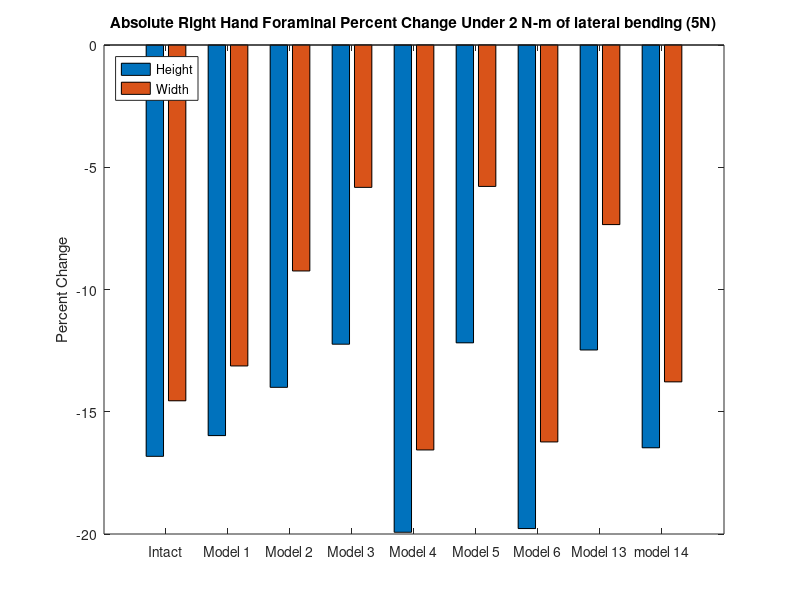
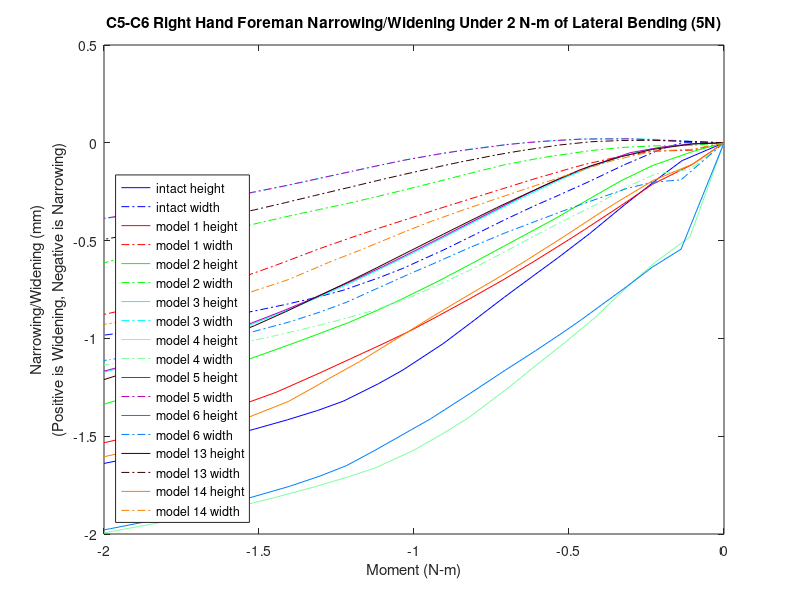

Source code (MATLAB) for these figures, in order:
%% foreman height and witdth narrowing/widening 
% for all models for the c5-c6 right hand side foreman under lateral bending (5n)
% 40182, 62515, 45870, 65935
k=21;

%pre-allocating
mag15y=[0 0 0 0 0 0 0 0 0 0 0 0 0 0 0 0 0 0 0 0 0];
mag15x=[0 0 0 0 0 0 0 0 0 0 0 0 0 0 0 0 0 0 0 0 0];
width15=[0 0 0 0 0 0 0 0 0 0 0 0 0 0 0 0 0 0 0 0 0];
height15=[0 0 0 0 0 0 0 0 0 0 0 0 0 0 0 0 0 0 0 0 0];

mag14y=[0 0 0 0 0 0 0 0 0 0 0 0 0 0 0 0 0 0 0 0 0];
mag14x=[0 0 0 0 0 0 0 0 0 0 0 0 0 0 0 0 0 0 0 0 0];
width14=[0 0 0 0 0 0 0 0 0 0 0 0 0 0 0 0 0 0 0 0 0];
height14=[0 0 0 0 0 0 0 0 0 0 0 0 0 0 0 0 0 0 0 0 0];

mag13y=[0 0 0 0 0 0 0 0 0 0 0 0 0 0 0 0 0 0 0 0 0];
mag13x=[0 0 0 0 0 0 0 0 0 0 0 0 0 0 0 0 0 0 0 0 0];
width13=[0 0 0 0 0 0 0 0 0 0 0 0 0 0 0 0 0 0 0 0 0];
height13=[0 0 0 0 0 0 0 0 0 0 0 0 0 0 0 0 0 0 0 0 0];

mag6y=[0 0 0 0 0 0 0 0 0 0 0 0 0 0 0 0 0 0 0 0 0];
mag6x=[0 0 0 0 0 0 0 0 0 0 0 0 0 0 0 0 0 0 0 0 0];
width6=[0 0 0 0 0 0 0 0 0 0 0 0 0 0 0 0 0 0 0 0 0];
height6=[0 0 0 0 0 0 0 0 0 0 0 0 0 0 0 0 0 0 0 0 0];

mag5y=[0 0 0 0 0 0 0 0 0 0 0 0 0 0 0 0 0 0 0 0 0];
mag5x=[0 0 0 0 0 0 0 0 0 0 0 0 0 0 0 0 0 0 0 0 0];
width5=[0 0 0 0 0 0 0 0 0 0 0 0 0 0 0 0 0 0 0 0 0];
height5=[0 0 0 0 0 0 0 0 0 0 0 0 0 0 0 0 0 0 0 0 0];

mag4y=[0 0 0 0 0 0 0 0 0 0 0 0 0 0 0 0 0 0 0 0 0];
mag4x=[0 0 0 0 0 0 0 0 0 0 0 0 0 0 0 0 0 0 0 0 0];
width4=[0 0 0 0 0 0 0 0 0 0 0 0 0 0 0 0 0 0 0 0 0];
height4=[0 0 0 0 0 0 0 0 0 0 0 0 0 0 0 0 0 0 0 0 0];

mag3y=[0 0 0 0 0 0 0 0 0 0 0 0 0 0 0 0 0 0 0 0 0];
mag3x=[0 0 0 0 0 0 0 0 0 0 0 0 0 0 0 0 0 0 0 0 0];
width3=[0 0 0 0 0 0 0 0 0 0 0 0 0 0 0 0 0 0 0 0 0];
height3=[0 0 0 0 0 0 0 0 0 0 0 0 0 0 0 0 0 0 0 0 0];


mag2y=[0 0 0 0 0 0 0 0 0 0 0 0 0 0 0 0 0 0 0 0 0];
mag2x=[0 0 0 0 0 0 0 0 0 0 0 0 0 0 0 0 0 0 0 0 0];
width2=[0 0 0 0 0 0 0 0 0 0 0 0 0 0 0 0 0 0 0 0 0];
height2=[0 0 0 0 0 0 0 0 0 0 0 0 0 0 0 0 0 0 0 0 0];

mag1y=[0 0 0 0 0 0 0 0 0 0 0 0 0 0 0 0 0 0 0 0 0];
mag1x=[0 0 0 0 0 0 0 0 0 0 0 0 0 0 0 0 0 0 0 0 0];
width1=[0 0 0 0 0 0 0 0 0 0 0 0 0 0 0 0 0 0 0 0 0];
height1=[0 0 0 0 0 0 0 0 0 0 0 0 0 0 0 0 0 0 0 0 0];
%% model15_intact_TLC_5N
t15=[2 2.0675 2.10125 2.16062 2.21688 2.26697 2.30924 2.35429 2.40779 2.45293 2.51808 2.55698 2.61406 2.65527 2.70375 2.75725 2.8064 2.86587 2.90654 2.96524 3];
% 40182U
aa1=-13.5191+[0.0410311 0.0149293 -0.0590889 -0.190319 -0.33837 -0.495082 -0.636979 -0.785016 -0.936454 -1.0526 -1.19875 -1.271 -1.36438 -1.4304 -1.50111 -1.57195 -1.63258 -1.70013 -1.744 -1.80461 -1.83815];
aa2=447.04+[0.066796 -0.175259 -0.12995 0.0517737 0.325166 0.637804 0.945725 1.30397 1.72407 2.05297 2.44363 2.63068 2.86427 3.00941 3.15692 3.30187 3.42949 3.57731 3.67534 3.8128 3.89194];
aa3=-720.839+[-0.475935 -0.602701 -0.724801 -0.949375 -1.18897 -1.41921 -1.6258 -1.85402 -2.12313 -2.34163 -2.6116 -2.74504 -2.91827 -3.02401 -3.13251 -3.24127 -3.33597 -3.44418 -3.5141 -3.61109 -3.66691];
% 62515L
ab1=-13.5397+[0.000417619 0.00426306 -0.0236174 -0.0789256 -0.149038 -0.227953 -0.299786 -0.371614 -0.442917 -0.498437 -0.568002 -0.602245 -0.645221 -0.674607 -0.706164 -0.737928 -0.765787 -0.797353 -0.818065 -0.847308 -0.863908];
ab2=448.593+[-0.00992337 -0.156192 -0.145972 -0.09047 0.0162806 0.163129 0.319027 0.501713 0.707243 0.862809 1.03887 1.11984 1.2195 1.29006 1.363 1.43413 1.49723 1.57112 1.62163 1.69361 1.73478];
ab3=-730.72+[-0.225741 -0.245294 -0.292596 -0.387394 -0.501579 -0.628819 -0.751355 -0.887049 -1.03755 -1.15361 -1.28907 -1.35173 -1.43026 -1.48421 -1.53962 -1.59406 -1.64169 -1.69582 -1.73172 -1.78236 -1.81115];
% 45870
ac1=-9.75965+[0.0324269 0.0176605 -0.046422 -0.163566 -0.296063 -0.438094 -0.567905 -0.704318 -0.844993 -0.953375 -1.09024 -1.15817 -1.24633 -1.30881 -1.37583 -1.44313 -1.50097 -1.56563 -1.60781 -1.66634 -1.69893];
ac2=445.175+[0.0393531 -0.197612 -0.175145 -0.044194 0.172409 0.429709 0.687242 0.988596 1.3413 1.61768 1.94611 2.10297 2.29822 2.42064 2.54527 2.66753 2.77542 2.90068 2.98405 3.10124 3.16863];
ac3=-723.489+[-0.468554 -0.582765 -0.674057 -0.839922 -1.01115 -1.17225 -1.315 -1.47102 -1.65482 -1.80411 -1.98729 -2.07697 -2.1931 -2.26303 -2.33425 -2.40534 -2.46702 -2.53712 -2.58209 -2.64438 -2.68024];
% 65935R
ad1=-14.8651+[0.0345664 0.0207858 -0.0264047 -0.113398 -0.218638 -0.334256 -0.439919 -0.548582 -0.659858 -0.745965 -0.852008 -0.903828 -0.969416 -1.01426 -1.06217 -1.11047 -1.15283 -1.20093 -1.2325 -1.27677 -1.3018];
ad2=449.401+[0.00216238 -0.200164 -0.196305 -0.138278 -0.011558 0.168336 0.361216 0.58792 0.842439 1.03525 1.25425 1.35519 1.4792 1.56737 1.6585 1.74726 1.82626 1.91904 1.98273 2.07381 2.12591];
ad3=-725.184+[-0.219724 -0.235453 -0.286557 -0.389553 -0.515446 -0.657043 -0.794238 -0.947075 -1.11715 -1.24871 -1.40303 -1.47488 -1.56522 -1.62754 -1.69186 -1.75528 -1.81097 -1.87459 -1.91696 -1.97684 -2.01093];

ya1=aa1-ab1;
ya2=aa2-ab2;
ya3=aa3-ab3;
xa1=ad1-ac1;
xa2=ad2-ac2;
xa3=ad3-ac3;
x15=[xa1',xa2',xa3'];
y15=[ya1',ya2',ya3'];

for n=1:k
    mag15x(n)=sqrt(x15(n,1)^2+x15(n,2)^2+x15(n,3)^2);
end
for n=1:k
    mag15y(n)=sqrt(y15(n,1)^2+y15(n,2)^2+y15(n,3)^2);
end
for n=1:k
    width15(n)=mag15x(1,1)-mag15x(1,n);
end
for n=1:k
    height15(n)=mag15y(1,1)-mag15y(1,n);
end

%% model1_slideslide_tether/S2_5N
t1=[2 2.05126 2.11533 2.16533 2.2247 2.25107 2.30644 2.35622 2.40972 2.46023 2.50711 2.55164 2.60232 2.65142 2.72191 2.77012 2.80437 2.86374 2.90593 2.9903 3];
% 40182U
ae1=-13.5191+[-0.256354 -0.180924 -0.0688512 -0.0338226 -0.0488022 -0.0748369 -0.157144 -0.254174 -0.377215 -0.503542 -0.62652 -0.749163 -0.887772 -1.01482 -1.18946 -1.29909 -1.36835 -1.47501 -1.53953 -1.65436 -1.66672];
ae2=447.04+[0.598699 0.358911 0.291743 0.323984 0.393536 0.436998 0.557746 0.691306 0.864947 1.06354 1.26803 1.47571 1.73282 1.99679 2.35156 2.57271 2.72037 2.96166 3.11895 3.40816 3.44016];
ae3=-720.839+[-0.786172 -0.957225 -1.03027 -1.14466 -1.30627 -1.38572 -1.56505 -1.73377 -1.92149 -2.10525 -2.27907 -2.44317 -2.62952 -2.8085 -3.03939 -3.17407 -3.26124 -3.40112 -3.49035 -3.64991 -3.6674];
% 62515L
af1=-13.5397+[-0.143816 -0.121162 -0.0649608 -0.0373694 -0.0268979 -0.0324869 -0.062479 -0.104936 -0.164395 -0.229437 -0.291767 -0.35149 -0.415998 -0.47294 -0.551 -0.597813 -0.62697 -0.671265 -0.69835 -0.748564 -0.754054];
af2=448.593+[0.352057 0.164212 0.0679688 0.039521 0.0286173 0.033525 0.0660947 0.111931 0.182549 0.271681 0.367342 0.473353 0.608199 0.74685 0.923435 1.03492 1.10897 1.22866 1.30636 1.45307 1.4694];
af3=-730.72+[-0.413777 -0.466036 -0.441018 -0.455376 -0.502868 -0.533262 -0.612941 -0.695961 -0.79705 -0.901735 -1.00328 -1.10431 -1.21998 -1.32846 -1.45803 -1.53302 -1.58013 -1.65293 -1.69845 -1.78187 -1.79103 ];
% 45870
ag1=-9.75965+[-0.240195 -0.16847 -0.0514884 -0.00915227 -0.0150424 -0.0371687 -0.110388 -0.198853 -0.312474 -0.429642 -0.543872 -0.65837 -0.788869 -0.909237 -1.07497 -1.17927 -1.24532 -1.34745 -1.40943 -1.52016 -1.53212];
ag2=445.175+[0.513202 0.306489 0.233411 0.242036 0.27566 0.301661 0.384148 0.481755 0.615015 0.773556 0.940086 1.11175 1.32594 1.54694 1.84539 2.03287 2.15838 2.36351 2.49745 2.74483 2.77225];
ag3=-723.489+[-0.700086 -0.901506 -0.962945 -1.04872 -1.16878 -1.22841 -1.36252 -1.48736 -1.62444 -1.75644 -1.87931 -1.99366 -2.12129 -2.24156 -2.39132 -2.47518 -2.52848 -2.61264 -2.6654 -2.75796 -2.76802];
% 65935R
ah1=-14.8651+[-0.164024 -0.126268 -0.0661033 -0.0480853 -0.0607694 -0.0775098 -0.134082 -0.203277 -0.293942 -0.390217 -0.482677 -0.571907 -0.669662 -0.757379 -0.873308 -0.942547 -0.985883 -1.05229 -1.09332 -1.16902 -1.1773];
ah2=449.401+[0.449237 0.193776 0.0685282 0.0251649 -0.00164529 -0.000657342 0.0301898 0.0791987 0.159851 0.265539 0.380479 0.509374 0.674562 0.84596 1.06686 1.20758 1.30149 1.4537 1.5528 1.74085 1.76183];
ah3=-725.184+[-0.434067 -0.472219 -0.441993 -0.456549 -0.507493 -0.540134 -0.626334 -0.716751 -0.827566 -0.943153 -1.05596 -1.16888 -1.29901 -1.42202 -1.57079 -1.65802 -1.71327 -1.7993 -1.85351 -1.9536 -1.96464 ];

xb1=ah1-ag1;
xb2=ah2-ag2;
xb3=ah3-ag3;
yb1=ae1-af1;
yb2=ae2-af2;
yb3=ae3-af3;
y1=[yb1',yb2',yb3'];
x1=[xb1',xb2',xb3'];

for n=1:k
    mag1x(n)=sqrt(x1(n,1)^2+x1(n,2)^2+x1(n,3)^2);
end
for n=1:k
    mag1y(n)=sqrt(y1(n,1)^2+y1(n,2)^2+y1(n,3)^2);
end
for n=1:k
    height1(n)=mag1y(1,1)-mag1y(1,n);
end
for n=1:k
    width1(n)=mag1x(1,1)-mag1x(1,n);
end
%% model2_SlideSlide_NoTether/S2_5N
t2=[2 2.05026 2.11433 2.16433 2.21433 2.27371 2.30007 2.35578 2.40928 2.45979 2.52161 2.5572 2.60603 2.68118 2.71243 2.7511 2.82625 2.8575 2.91199 2.97132 3];
% 40182U
ai1=-13.5191+[-0.218725 -0.190922 -0.099121 -0.0264782 0.0320218 0.0763816 0.0831936 0.0736837 0.0346555 -0.0234 -0.115549 -0.180046 -0.276521 -0.446534 -0.521416 -0.616276 -0.803139 -0.881133 -1.01515 -1.15442 -1.21813];
ai2=447.04+[0.645159 0.55135 0.495211 0.496727 0.526169 0.579646 0.607187 0.676465 0.762686 0.857964 0.987319 1.07056 1.19002 1.39318 1.48462 1.60304 1.85138 1.95964 2.15216 2.35549 2.45342];
ai3=-720.839+[-0.863984 -0.944409 -0.992641 -1.05328 -1.13704 -1.25218 -1.30758 -1.43662 -1.57323 -1.71175 -1.88644 -1.98924 -2.12984 -2.34889 -2.44097 -2.55627 -2.77907 -2.86833 -3.01965 -3.17174 -3.24202 ];
% 62515L
aj1=-13.5397+[-0.131943 -0.1244 -0.0817457 -0.0456904 -0.0125508 0.0207014 0.0308814 0.0427266 0.0389447 0.0213778 -0.0147902 -0.0438345 -0.0889159 -0.175773 -0.214273 -0.263029 -0.35369 -0.390783 -0.454383 -0.518522 -0.547302];
aj2=448.593+[0.342167 0.274205 0.201886 0.161255 0.132288 0.109219 0.103629 0.101611 0.112979 0.136735 0.17927 0.212115 0.265172 0.365632 0.412692 0.474025 0.607067 0.670585 0.779413 0.886019 0.93634];
aj3=-730.72+[-0.44604 -0.478192 -0.457465 -0.447071 -0.447151 -0.462173 -0.476239 -0.517767 -0.570563 -0.631314 -0.716767 -0.771357 -0.85013 -0.984173 -1.0418 -1.11442 -1.25483 -1.3146 -1.41273 -1.50367 -1.5441];
% 45870
ak1=-9.75965+[-0.206648 -0.178795 -0.0828939 -0.00542291 0.0590776 0.110521 0.12039 0.117947 0.0850346 0.0327751 -0.0522021 -0.112197 -0.202328 -0.361122 -0.431344 -0.520313 -0.69669 -0.770814 -0.898587 -1.03164 -1.09267 ];
ak2=445.175+[0.556323 0.479821 0.427124 0.4199 0.432815 0.460678 0.47547 0.515104 0.569556 0.63378 0.725183 0.786821 0.877334 1.03781 1.11127 1.20736 1.41086 1.50043 1.66031 1.82952 1.9113];
ak3=-723.489+[-0.781326 -0.874953 -0.919833 -0.966776 -1.02894 -1.11337 -1.15395 -1.24802 -1.34858 -1.45117 -1.58047 -1.65606 -1.7589 -1.91711 -1.98293 -2.06479 -2.22065 -2.28202 -2.38426 -2.48385 -2.52907];
% 65935R
al1=-14.8651+[-0.143446 -0.131109 -0.0805892 -0.0430039 -0.0127827 0.0105278 0.0131874 0.00509874 -0.0184628 -0.056849 -0.121195 -0.167612 -0.237194 -0.365576 -0.421822 -0.492904 -0.626136 -0.681062 -0.774169 -0.866663 -0.908197];
al2=449.401+[0.432765 0.338279 0.24581 0.192991 0.153365 0.11775 0.106449 0.0936866 0.0994153 0.121289 0.165058 0.201134 0.261112 0.378044 0.433383 0.506074 0.665468 0.742618 0.875861 1.00749 1.07 ];
al3=-725.184+[-0.463213 -0.490096 -0.464439 -0.451874 -0.451096 -0.466702 -0.481771 -0.52667 -0.58366 -0.649489 -0.742494 -0.802182 -0.888591 -1.03658 -1.10048 -1.18125 -1.33833 -1.40563 -1.51679 -1.62083 -1.66741];

xc1=al1-ak1;
xc2=al2-ak2;
xc3=al3-ak3;
yd1=ai1-aj1;
yd2=ai2-aj2;
yd3=ai3-aj3;
y2=[yd1',yd2',yd3'];
x2=[xc1',xc2',xc3'];

for n=1:k
    mag2x(n)=sqrt(x2(n,1)^2+x2(n,2)^2+x2(n,3)^2);
end
for n=1:k
    mag2y(n)=sqrt(y2(n,1)^2+y2(n,2)^2+y2(n,3)^2);
end
for n=1:k
    height2(n)=mag2y(1,1)-mag2y(1,n);
end
for n=1:k
    width2(n)=mag2x(1,1)-mag2x(1,n);
end

%% model3_APSlide_Tether/S2_5N
t3=[2 2.05126 2.11533 2.16533 2.21533 2.26533 2.32471 2.35107 2.40206 2.45356 2.50055 2.56107 2.60246 2.65199 2.71178 2.76467 2.80998 2.85632 2.94802 2.96052 3];
% 40182U
am1=-13.5191+[-0.110556 -0.0934839 -0.0375307 0.0230818 0.0901775 0.157097 0.232759 0.263909 0.312765 0.346465 0.36385 0.364758 0.352525 0.325796 0.27775 0.22344 0.167191 0.102514 -0.0444673 -0.0654763 -0.136545];
am2=447.04+[0.266464 0.237578 0.20929 0.20418 0.213731 0.238748 0.281287 0.304058 0.35176 0.402901 0.453093 0.522344 0.574652 0.642262 0.731338 0.81469 0.891366 0.973153 1.14482 1.16879 1.24526];
am3=-720.839+[-0.802588 -0.809329 -0.823637 -0.847796 -0.885545 -0.93562 -1.00898 -1.04673 -1.12507 -1.21295 -1.29911 -1.41497 -1.49689 -1.59855 -1.72505 -1.83834 -1.93689 -2.0389 -2.24444 -2.27257 -2.36022];
% 62515L
an1=-13.5397+[-0.0925811 -0.08684 -0.0615491 -0.0324521 0.00078995 0.0352246 0.0768352 0.095647 0.12896 0.157602 0.179576 0.20017 0.208369 0.210555 0.203054 0.188152 0.167713 0.141077 0.070691 0.0600419 0.0245316 ];
an2=448.593+[0.118554 0.101549 0.0739894 0.051969 0.0293588 0.00743616 -0.0166903 -0.0267519 -0.0459774 -0.0643591 -0.0773295 -0.0883165 -0.0878983 -0.0803128 -0.0616927 -0.0360387 -0.00831023 0.0241723 0.0996151 0.110809 0.151531];
an3=-730.72+[-0.401242 -0.401586 -0.39011 -0.376902 -0.363428 -0.353452 -0.345775 -0.344296 -0.349096 -0.361698 -0.379056 -0.410014 -0.436307 -0.474099 -0.527533 -0.580848 -0.631121 -0.685686 -0.803623 -0.820349 -0.875946];
% 45870
ao1=-9.75965+[-0.113025 -0.0945458 -0.0346541 0.03019 0.102374 0.1745 0.256957 0.291432 0.346486 0.386727 0.410259 0.418525 0.410366 0.388014 0.34482 0.294792 0.242272 0.181658 0.0436297 0.0238508 -0.0431546];
ao2=445.175+[0.238072 0.215115 0.19303 0.188619 0.194658 0.211138 0.239121 0.254077 0.284355 0.315498 0.346007 0.387945 0.420141 0.462867 0.52113 0.577462 0.631161 0.690012 0.817795 0.835875 0.89444];
ao3=-723.489+[-0.785743 -0.794851 -0.808113 -0.826788 -0.854755 -0.891142 -0.943908 -0.970942 -1.02693 -1.08963 -1.15104 -1.23374 -1.29288 -1.36684 -1.45919 -1.54174 -1.61344 -1.68752 -1.83592 -1.85615 -1.919];
% 65935R
ap1=-14.8651+[-0.0767026 -0.0698664 -0.0403019 -0.00688653 0.030148 0.0662699 0.107529 0.125103 0.15173 0.169946 0.180444 0.184527 0.181492 0.168936 0.142091 0.108735 0.0716404 0.0272104 -0.0816924 -0.097795 -0.151025];
ap2=449.401+[0.144168 0.122296 0.0885187 0.0617663 0.0339331 0.00584678 -0.0262486 -0.0403079 -0.0691312 -0.0984801 -0.121105 -0.143083 -0.147602 -0.144405 -0.128874 -0.10353 -0.0744763 -0.039405 0.0445001 0.0570906 0.103655];
ap3=-725.184+[-0.401691 -0.401103 -0.387795 -0.372947 -0.357886 -0.346685 -0.337999 -0.336258 -0.341299 -0.354852 -0.373637 -0.407139 -0.435557 -0.476461 -0.534396 -0.592415 -0.647221 -0.706845 -0.836303 -0.85471 -0.915995];

xe1=ap1-ao1;
xe2=ap2-ao2;
xe3=ap3-ao3;
yf1=am1-an1;
yf2=am2-an2;
yf3=am3-an3;
y3=[yf1',yf2',yf3'];
x3=[xe1',xe2',xe3'];

for n=1:k
    mag3x(n)=sqrt(x3(n,1)^2+x3(n,2)^2+x3(n,3)^2);
end
for n=1:k
    mag3y(n)=sqrt(y3(n,1)^2+y3(n,2)^2+y3(n,3)^2);
end
for n=1:k
    height3(n)=mag3y(1,1)-mag3y(1,n);
end
for n=1:k
    width3(n)=mag3x(1,1)-mag3x(1,n);
end


%% model4_APSlide_NoTether/S2_5N
t4=[2 2.05499 2.11058 2.15172 2.20834 2.25612 2.30683 2.35072 2.41079 2.45523 2.50106 2.56286 2.60735 2.66025 2.72359 2.75684 2.81029 2.87442 2.90649 2.98666 3];
% 40182U
aq1=-13.5191+[-0.188182 -0.0296006 -0.0816952 -0.174603 -0.308346 -0.447375 -0.614758 -0.749442 -0.919156 -1.03424 -1.13176 -1.24439 -1.31838 -1.3983 -1.48416 -1.52676 -1.59102 -1.66255 -1.69649 -1.7763 -1.78899];
aq2=447.04+[0.406264 -0.190149 -0.20696 -0.0563455 0.256472 0.585069 1.00251 1.38913 1.90611 2.22767 2.48235 2.75828 2.9161 3.08421 3.26411 3.35577 3.49641 3.65878 3.73877 3.93628 3.96874];
aq3=-720.839+[0.0767894 -0.852493 -1.041 -1.21755 -1.47483 -1.70141 -1.96007 -2.19066 -2.49421 -2.68684 -2.85102 -3.03428 -3.14155 -3.256 -3.37928 -3.44101 -3.53438 -3.6395 -3.69045 -3.81397 -3.83401];
% 62515L
ar1=-13.5397+[-0.103791 -0.0441004 -0.0522783 -0.0902331 -0.149485 -0.216331 -0.299564 -0.363761 -0.440791 -0.490781 -0.533257 -0.580282 -0.609976 -0.642133 -0.677044 -0.694924 -0.722414 -0.754237 -0.769612 -0.806891 -0.813098];
ar2=448.593+[0.221109 -0.139917 -0.172617 -0.125328 -0.0184701 0.127498 0.326963 0.511911 0.763563 0.921545 1.03406 1.15861 1.23539 1.31632 1.40222 1.4464 1.51577 1.59752 1.63802 1.73953 1.75627];
ar3=-730.72+[0.0456747 -0.361309 -0.421286 -0.499477 -0.614896 -0.737144 -0.889802 -1.02257 -1.19447 -1.30222 -1.38286 -1.47203 -1.52808 -1.58674 -1.64818 -1.67897 -1.72622 -1.78046 -1.80664 -1.87023 -1.88054];
% 45870
as1=-9.75965+[-0.165879 -0.0281212 -0.0661908 -0.1483 -0.2668 -0.392272 -0.545566 -0.669709 -0.828001 -0.936048 -1.02751 -1.13353 -1.20343 -1.2792 -1.36079 -1.40146 -1.46287 -1.53143 -1.56408 -1.64133 -1.65371];
as2=445.175+[0.324619 -0.180237 -0.225754 -0.116157 0.128834 0.397187 0.744799 1.06862 1.50367 1.77547 1.98934 2.22102 2.35375 2.49508 2.64622 2.72338 2.84221 2.98003 3.04809 3.21653 3.24423];
as3=-723.489+[0.170439 -0.857132 -1.0052 -1.13591 -1.31793 -1.47401 -1.64893 -1.80322 -2.00451 -2.13095 -2.23782 -2.35608 -2.42446 -2.4966 -2.57335 -2.61144 -2.66856 -2.73215 -2.76276 -2.83669 -2.84866];
% 65935R
at1=-14.8651+[-0.120598 -0.0270104 -0.063555 -0.127335 -0.222545 -0.325093 -0.450626 -0.550793 -0.673827 -0.752839 -0.818147 -0.891165 -0.937546 -0.987589 -1.04186 -1.06949 -1.11202 -1.1611 -1.18479 -1.24197 -1.25134];
at2=449.401+[0.342825 -0.198437 -0.256864 -0.206805 -0.081539 0.0966597 0.343966 0.574535 0.889073 1.08729 1.22882 1.38544 1.48189 1.58363 1.69179 1.74761 1.8354 1.93918 1.9907 2.12016 2.14155];
at3=-725.184+[0.0227228 -0.349471 -0.412884 -0.497837 -0.62483 -0.760829 -0.931837 -1.08164 -1.27709 -1.40044 -1.49324 -1.59643 -1.66148 -1.72989 -1.80201 -1.83834 -1.89431 -1.9589 -1.99022 -2.06663 -2.07904];

xg1=at1-as1;
xg2=at2-as2;
xg3=at3-as3;
yh1=aq1-ar1;
yh2=aq2-ar2;
yh3=aq3-ar3;
y4=[yh1',yh2',yh3'];
x4=[xg1',xg2',xg3'];

for n=1:k
    mag4x(n)=sqrt(x4(n,1)^2+x4(n,2)^2+x4(n,3)^2);
end
for n=1:k
    mag4y(n)=sqrt(y4(n,1)^2+y4(n,2)^2+y4(n,3)^2);
end
for n=1:k
    height4(n)=mag4y(1,1)-mag4y(1,n);
end
for n=1:k
    width4(n)=mag4x(1,1)-mag4x(1,n);
end

%% model5_LatSlide_Tether/S2_5N
t5=[2 2.05126 2.10091 2.15137 2.23246 2.28246 2.31371 2.35238 2.42753 2.45878 2.51533 2.551 2.6001 2.67059 2.71118 2.76118 2.82055 2.86274 2.92212 2.9643 3 ];
% 40182U
au1=-13.5191+[-0.111617 -0.0969381 -0.0675932 -0.0195366 0.0874473 0.154189 0.194971 0.242125 0.309654 0.32898 0.349918 0.352995 0.343919 0.309154 0.277285 0.227911 0.159495 0.101861 0.0138209 -0.0548183 -0.117315];
au2=447.04+[0.243025 0.214722 0.189827 0.175866 0.189429 0.218825 0.241216 0.274381 0.346685 0.378407 0.439339 0.480719 0.542887 0.641493 0.703955 0.784734 0.885154 0.960499 1.06914 1.14943 1.21851];
au3=-720.839+[-0.80168 -0.809387 -0.822652 -0.841634 -0.901833 -0.955835 -0.993798 -1.04806 -1.166 -1.21971 -1.3222 -1.38904 -1.48434 -1.62712 -1.7122 -1.81844 -1.94531 -2.03735 -2.16787 -2.26163 -2.34008];
% 62515L
av1=-13.5397+[-0.093022 -0.0881643 -0.0742204 -0.052378 0.000105404 0.034664 0.0566303 0.0842149 0.131424 0.148428 0.174803 0.188166 0.199882 0.204296 0.199415 0.186444 0.163292 0.139688 0.0997741 0.0655167 0.034354 ];
av2=448.593+[0.105483 0.0888867 0.0687433 0.0483455 0.0114463 -0.010749 -0.0240703 -0.0395639 -0.0681504 -0.0788186 -0.0944184 -0.101143 -0.102736 -0.091109 -0.077052 -0.0516008 -0.0154764 0.0148871 0.0610219 0.0980505 0.134231];
av3=-730.72+[-0.399117 -0.400144 -0.395215 -0.386213 -0.365233 -0.356347 -0.351823 -0.348872 -0.358011 -0.365946 -0.386545 -0.403352 -0.432367 -0.484828 -0.520859 -0.570595 -0.634396 -0.68369 -0.756564 -0.811884 -0.861145];
% 45870
aw1=-9.75965+[-0.114035 -0.0978123 -0.0648719 -0.0127555 0.102216 0.174193 0.218443 0.270433 0.347275 0.370655 0.398981 0.406254 0.402123 0.373481 0.3449 0.299658 0.235973 0.182016 0.0993356 0.0348204 -0.0240814 ];
aw2=445.175+[0.216545 0.194031 0.174654 0.163626 0.171522 0.190786 0.205495 0.227442 0.273372 0.292916 0.330434 0.35583 0.394572 0.457945 0.499559 0.554874 0.625326 0.679888 0.759886 0.820363 0.873222];
aw3=-723.489+[-0.786282 -0.796057 -0.80827 -0.823635 -0.868347 -0.907418 -0.93468 -0.973509 -1.05764 -1.09586 -1.16874 -1.21638 -1.28496 -1.38864 -1.45059 -1.52785 -1.61998 -1.68671 -1.78107 -1.84852 -1.90472];
% 65935R
ax1=-14.8651+[-0.0772236 -0.0715184 -0.0555877 -0.0308254 0.0273148 0.0629209 0.0848347 0.110935 0.147106 0.157644 0.170305 0.174769 0.173804 0.157826 0.139953 0.10975 0.0653636 0.0257115 -0.0379703 -0.0903135 -0.137233];
ax2=449.401+[0.127164 0.105785 0.080782 0.0556831 0.00997526 -0.0187982 -0.0364518 -0.0577922 -0.101079 -0.118292 -0.145409 -0.158254 -0.165864 -0.160038 -0.147627 -0.122062 -0.0841446 -0.0511509 -0.000251224 0.0414038 0.0827045];
ax3=-725.184+[-0.398993 -0.399164 -0.393135 -0.382834 -0.359346 -0.349327 -0.344223 -0.340817 -0.350535 -0.359111 -0.381446 -0.399612 -0.430963 -0.487781 -0.526899 -0.581073 -0.650663 -0.70456 -0.784453 -0.845308 -0.899603];

xi1=ax1-aw1;
xi2=ax2-aw2;
xi3=ax3-aw3;
yj1=au1-av1;
yj2=au2-av2;
yj3=au3-av3;
y5=[yj1',yj2',yj3'];
x5=[xi1',xi2',xi3'];

for n=1:k
    mag5x(n)=sqrt(x5(n,1)^2+x5(n,2)^2+x5(n,3)^2);
end
for n=1:k
    mag5y(n)=sqrt(y5(n,1)^2+y5(n,2)^2+y5(n,3)^2);
end
for n=1:k
    height5(n)=mag5y(1,1)-mag5y(1,n);
end
for n=1:k
    width5(n)=mag5x(1,1)-mag5x(1,n);
end


%% model6_LatSlide_NoTether/S2_5N
t6=[2 2.06926 2.11544 2.15658 2.22964 2.26089 2.30352 2.35172 2.40991 2.47326 2.50451 2.56164 2.6091 2.65161 2.70076 2.78645 2.82704 2.86763 2.90822 2.98941 3];
% 40182U
ay1=-13.5191+[-0.188188 -0.103744 -0.0626062 -0.081958 -0.209318 -0.277283 -0.382969 -0.51418 -0.678529 -0.857538 -0.945881 -1.09579 -1.20272 -1.29304 -1.38186 -1.50903 -1.56145 -1.61087 -1.65753 -1.74385 -1.75462];
ay2=447.04+[0.40647 0.0996096 0.0626536 0.0951099 0.285238 0.394293 0.576329 0.823394 1.18371 1.62544 1.84818 2.23359 2.50537 2.71697 2.9282 3.2276 3.3524 3.47019 3.58269 3.79827 3.82592];
ay3=-720.839+[0.0762568 -0.95105 -1.04577 -1.17363 -1.44107 -1.56006 -1.72736 -1.92469 -2.17863 -2.462 -2.59723 -2.82944 -2.9944 -3.11795 -3.2417 -3.42287 -3.49926 -3.57068 -3.63902 -3.76947 -3.78606];
% 62515L
az1=-13.5397+[-0.103792 -0.0832012 -0.0521148 -0.048498 -0.0975666 -0.127769 -0.177348 -0.243503 -0.326215 -0.410842 -0.449714 -0.515747 -0.562022 -0.599106 -0.634938 -0.686686 -0.7087 -0.730109 -0.75091 -0.790411 -0.795501 ];
az2=448.593+[0.221206 -0.00424344 -0.0610704 -0.0784032 -0.0265312 0.0143481 0.0909931 0.203174 0.372384 0.588956 0.705003 0.89628 1.02064 1.12631 1.23084 1.37649 1.43776 1.49688 1.55383 1.66412 1.6784];
az3=-730.72+[0.045403 -0.420747 -0.425764 -0.461179 -0.57728 -0.635546 -0.724195 -0.836708 -0.983625 -1.14972 -1.23184 -1.36319 -1.44528 -1.51184 -1.57718 -1.66843 -1.70676 -1.74345 -1.77889 -1.84631 -1.85487];
% 45870
ba1=-9.75965+[-0.165895 -0.0930501 -0.0459227 -0.0573063 -0.169848 -0.230962 -0.327191 -0.447785 -0.599446 -0.766203 -0.849282 -0.990756 -1.0918 -1.17736 -1.26182 -1.38303 -1.43315 -1.48053 -1.52538 -1.60872 -1.61918];
ba2=445.175+[0.324793 0.0692298 0.0179693 0.0244249 0.156622 0.239256 0.382545 0.582518 0.880049 1.24975 1.43779 1.76351 1.99289 2.17307 2.35284 2.60704 2.71303 2.81327 2.90917 3.09334 3.11698];
ba3=-723.489+[0.169916 -0.914057 -0.989602 -1.08634 -1.28656 -1.37369 -1.4939 -1.63325 -1.80844 -1.99976 -2.08954 -2.241 -2.34583 -2.42234 -2.49813 -2.60792 -2.65382 -2.69635 -2.73704 -2.81447 -2.8243];
% 65935R
bb1=-14.8651+[-0.120595 -0.0806598 -0.0574658 -0.0714512 -0.159177 -0.20774 -0.284429 -0.38335 -0.507867 -0.638667 -0.699939 -0.802245 -0.872092 -0.928221 -0.983007 -1.06245 -1.09645 -1.12937 -1.16124 -1.22174 -1.22947];
bb2=449.401+[0.34292 -0.0243733 -0.10513 -0.13754 -0.087286 -0.0412361 0.0486758 0.184053 0.391654 0.659863 0.804549 1.04438 1.20146 1.33563 1.46852 1.65359 1.7315 1.80685 1.87949 2.02038 2.03864];
bb3=-725.184+[0.0224521 -0.417777 -0.42137 -0.459036 -0.584638 -0.648318 -0.745881 -0.870448 -1.03454 -1.22185 -1.31519 -1.46569 -1.56088 -1.63864 -1.71537 -1.8233 -1.86889 -1.91271 -1.95509 -2.0361 -2.04641];

xk1=bb1-ba1;
xk2=bb2-ba2;
xk3=bb3-ba3;
yl1=ay1-az1;
yl2=ay2-az2;
yl3=ay3-az3;
y6=[yl1',yl2',yl3'];
x6=[xk1',xk2',xk3'];

for n=1:k
    mag6x(n)=sqrt(x6(n,1)^2+x6(n,2)^2+x6(n,3)^2);
end
for n=1:k
    mag6y(n)=sqrt(y6(n,1)^2+y6(n,2)^2+y6(n,3)^2);
end
for n=1:k
    height6(n)=mag6y(1,1)-mag6y(1,n);
end
for n=1:k
    width6(n)=mag6x(1,1)-mag6x(1,n);
end


%% model13_Fixed_Tether_S2_5N
t13=[2 2.05126 2.11533 2.16533 2.21533 2.26533 2.32471 2.36689 2.42627 2.45263 2.51864 2.55993 2.60692 2.66037 2.70735 2.75754 2.81624 2.85281 2.9034 2.9694 3];
% 40182U
bc1=-13.5191+[-0.0411102 -0.01935 0.0381593 0.0887097 0.136869 0.178584 0.216566 0.227322 0.22811 0.222839 0.195059 0.167486 0.128402 0.0720636 0.0153312 -0.0537287 -0.146987 -0.211159 -0.30303 -0.431002 -0.492732 ];
bc2=447.04+[0.270434 0.232319 0.193113 0.179805 0.183142 0.204738 0.243584 0.276703 0.328599 0.354122 0.427263 0.479089 0.543121 0.624032 0.700175 0.787888 0.898926 0.973934 1.08173 1.23488 1.31042];
bc3=-720.839+[-0.541578 -0.546487 -0.5587 -0.581093 -0.617212 -0.670793 -0.748099 -0.813085 -0.915188 -0.963651 -1.0957 -1.18568 -1.29145 -1.41645 -1.52991 -1.65314 -1.79823 -1.88899 -2.01496 -2.18093 -2.25868];
% 62515L
bd1=-13.5397+[-0.0347915 -0.0258023 0.00220482 0.0286142 0.0549165 0.079778 0.105764 0.117239 0.127065 0.128848 0.126984 0.120679 0.108806 0.0872841 0.064675 0.0353743 -0.00690834 -0.0379267 -0.0830246 -0.148082 -0.179659];
bd2=448.593+[0.0984263 0.0734022 0.035952 0.00869454 -0.0147991 -0.0359481 -0.0593962 -0.0728533 -0.0906701 -0.097332 -0.103711 -0.102815 -0.0990394 -0.0871007 -0.0714912 -0.0467112 -0.00466077 0.0277524 0.0770237 0.153657 0.193528];
bd3=-730.72+[-0.26728 -0.264046 -0.247844 -0.235437 -0.226167 -0.220162 -0.219111 -0.22679 -0.243904 -0.254244 -0.28978 -0.319053 -0.356988 -0.407518 -0.455607 -0.512648 -0.587066 -0.637363 -0.708916 -0.808496 -0.856277];
% 45870
be1=-9.75965+[-0.0423429 -0.0192405 0.0419584 0.0961333 0.148561 0.195439 0.239941 0.255594 0.263939 0.262077 0.242373 0.219846 0.186248 0.13618 0.0850718 0.0221334 -0.0638928 -0.123585 -0.209418 -0.329735 -0.387999];
be2=445.175+[0.211053 0.179786 0.147216 0.134514 0.133785 0.146337 0.170226 0.189972 0.220966 0.236376 0.281379 0.31418 0.355623 0.410038 0.46262 0.525401 0.607529 0.664509 0.747257 0.867328 0.927374];
be3=-723.489+[-0.50029 -0.508385 -0.520182 -0.537799 -0.564719 -0.604004 -0.66039 -0.707846 -0.782293 -0.817592 -0.914587 -0.981059 -1.05926 -1.15151 -1.23513 -1.32584 -1.43207 -1.4981 -1.58933 -1.70868 -1.7643];
% 65935R
bf1=-14.8651+[-0.0161678 -0.00496419 0.0283084 0.0580447 0.0861123 0.110903 0.133375 0.138468 0.136539 0.132325 0.114622 0.0966567 0.0702784 0.0302021 -0.00940723 -0.0580659 -0.124986 -0.172484 -0.240844 -0.337753 -0.384355];
bf2=449.401+[0.140068 0.108533 0.062931 0.0292626 -0.00040395 -0.0279979 -0.0602279 -0.0807828 -0.109429 -0.120731 -0.135686 -0.139397 -0.140409 -0.132102 -0.118348 -0.093522 -0.0484212 -0.0125956 0.0425615 0.130243 0.176488 ];
bf3=-725.184+[-0.269432 -0.264723 -0.246119 -0.232028 -0.221484 -0.214596 -0.213143 -0.221333 -0.239735 -0.250875 -0.289098 -0.320627 -0.361542 -0.416273 -0.468483 -0.530584 -0.611952 -0.667154 -0.745883 -0.8559 -0.908859];

xm1=bf1-be1;
xm2=bf2-be2;
xm3=bf3-be3;
yn1=bc1-bd1;
yn2=bc2-bd2;
yn3=bc3-bd3;
y13=[yn1',yn2',yn3'];
x13=[xm1',xm2',xm3'];

for n=1:k
    mag13x(n)=sqrt(x13(n,1)^2+x13(n,2)^2+x13(n,3)^2);
end
for n=1:k
    mag13y(n)=sqrt(y13(n,1)^2+y13(n,2)^2+y13(n,3)^2);
end
for n=1:k
    height13(n)=mag13y(1,1)-mag13y(1,n);
end
for n=1:k
    width13(n)=mag13x(1,1)-mag13x(1,n);
end


%% model14_Fixed_NoTether/S2_5N
t14=[2 2.05026 2.11433 2.17371 2.20007 2.2594 2.31877 2.36096 2.42034 2.47043 2.5127 2.58779 2.63779 2.65263 2.70273 2.76565 2.80142 2.8609 2.90157 2.95756 3];
% 40182U
bg1=-13.5191+[-0.219823 -0.109042 -0.0400002 -0.0688206 -0.10135 -0.208513 -0.34183 -0.449366 -0.610523 -0.749471 -0.863566 -1.05855 -1.1838 -1.22007 -1.32922 -1.45397 -1.51532 -1.60248 -1.65457 -1.72032 -1.76638];
bg2=447.04+[0.581907 0.232373 0.136431 0.157439 0.188726 0.312847 0.483685 0.641427 0.908925 1.17773 1.42738 1.90556 2.22406 2.31303 2.58764 2.88701 3.03771 3.25873 3.39561 3.56788 3.69021];
bg3=-720.839+[-0.489118 -0.660484 -0.727601 -0.868355 -0.944297 -1.1384 -1.34625 -1.50248 -1.73028 -1.93483 -2.11337 -2.4356 -2.64142 -2.7002 -2.88122 -3.06687 -3.15871 -3.294 -3.37834 -3.48463 -3.56025];
% 62515L
bh1=-13.5397+[-0.113108 -0.0629302 -0.0176904 -0.0203488 -0.0326709 -0.0798423 -0.144261 -0.199015 -0.281317 -0.351752 -0.407408 -0.500753 -0.560401 -0.577892 -0.629884 -0.685774 -0.713251 -0.752705 -0.776663 -0.807752 -0.830154];
bh2=448.593+[0.318489 0.0670662 -0.0262094 -0.0566803 -0.0576318 -0.0272622 0.0345411 0.102161 0.229556 0.362379 0.486016 0.723336 0.885477 0.927507 1.05273 1.20424 1.28101 1.3925 1.46195 1.55106 1.61526 ];
bh3=-730.72+[-0.264067 -0.312559 -0.294383 -0.327957 -0.355229 -0.437182 -0.537547 -0.620232 -0.74952 -0.868344 -0.970277 -1.1533 -1.27208 -1.30288 -1.39224 -1.49188 -1.54062 -1.61027 -1.65328 -1.70823 -1.74789 ];
% 45870
bi1=-9.75965+[-0.200001 -0.0990315 -0.0255552 -0.0456588 -0.073859 -0.168968 -0.289262 -0.386961 -0.5348 -0.663221 -0.769383 -0.952712 -1.07172 -1.10616 -1.20992 -1.32899 -1.38774 -1.47154 -1.5218 -1.58536 -1.63011 ];
bi2=445.175+[0.47782 0.163299 0.0634479 0.0597365 0.0767438 0.163305 0.292657 0.4184 0.636974 0.859603 1.06747 1.46852 1.7377 1.81277 2.04465 2.30019 2.42922 2.61847 2.73577 2.88379 2.98902];
bi3=-723.489+[-0.383171 -0.595775 -0.653351 -0.762344 -0.820716 -0.966606 -1.11982 -1.23288 -1.39508 -1.53838 -1.66196 -1.88223 -2.02097 -2.06012 -2.17942 -2.29841 -2.35651 -2.44167 -2.49465 -2.56114 -2.60846];
% 65935R
bk1=-14.8651+[-0.133302 -0.0625639 -0.0178866 -0.0364113 -0.0586473 -0.133298 -0.230057 -0.310156 -0.430988 -0.535798 -0.620377 -0.763413 -0.854505 -0.880474 -0.957322 -1.04058 -1.08154 -1.14054 -1.17668 -1.22341 -1.25698 ];
bk2=449.401+[0.428714 0.0906763 -0.0341761 -0.0825421 -0.0883066 -0.0594656 0.00955546 0.0894697 0.242564 0.404151 0.555415 0.847996 1.04953 1.10199 1.25886 1.45021 1.54752 1.689 1.77732 1.89082 1.97277 ];
bk3=-725.184+[-0.286424 -0.316424 -0.293759 -0.328679 -0.357735 -0.446398 -0.55611 -0.647228 -0.790685 -0.923417 -1.03792 -1.24465 -1.3798 -1.41507 -1.518 -1.63391 -1.69104 -1.77312 -1.82404 -1.88935 -1.93659];

xo1=bk1-bi1;
xo2=bk2-bi2;
xo3=bk3-bi3;
yp1=bg1-bh1;
yp2=bg2-bh2;
yp3=bg3-bh3;
x14=[xo1',xo2',xo3'];
y14=[yp1',yp2',yp3'];

for n=1:k
    mag14x(n)=sqrt(x14(n,1)^2+x14(n,2)^2+x14(n,3)^2);
end
for n=1:k
    mag14y(n)=sqrt(y14(n,1)^2+y14(n,2)^2+y14(n,3)^2);
end
for n=1:k
    height14(n)=mag14y(1,1)-mag14y(1,n);
end
for n=1:k
    width14(n)=mag14x(1,1)-mag14x(1,n);
end

%% Percent change
% bar plot
figure(1)
pc15x=(mag15x(21)/mag15x(1)*100)-100;
pc15y=(mag15y(21)/mag15y(1)*100)-100;
pc15=[pc15y,pc15x];

pc1x=(mag1x(21)/mag1x(1)*100)-100;
pc1y=(mag1y(21)/mag1y(1)*100)-100;
pc1=[pc1y,pc1x];

pc2x=(mag2x(21)/mag2x(1)*100)-100;
pc2y=(mag2y(21)/mag2y(1)*100)-100;
pc2=[pc2y,pc2x];

pc3x=(mag3x(21)/mag3x(1)*100)-100;
pc3y=(mag3y(21)/mag3y(1)*100)-100;
pc3=[pc3y,pc3x];

pc4x=(mag4x(21)/mag4x(1)*100)-100;
pc4y=(mag4y(21)/mag4y(1)*100)-100;
pc4=[pc4y,pc4x];

pc5x=(mag5x(21)/mag5x(1)*100)-100;
pc5y=(mag5y(21)/mag5y(1)*100)-100;
pc5=[pc5y,pc5x];

pc6x=(mag6x(21)/mag6x(1)*100)-100;
pc6y=(mag6y(21)/mag6y(1)*100)-100;
pc6=[pc6y,pc6x];

pc13x=(mag13x(21)/mag13x(1)*100)-100;
pc13y=(mag13y(21)/mag13y(1)*100)-100;
pc13=[pc13y,pc13x];


pc14x=(mag14x(21)/mag14x(1)*100)-100;
pc14y=(mag14y(21)/mag14y(1)*100)-100;
pc14=[pc14y,pc14x];

%  These percent change were used to match my data with Dr. Leahy's
%  dissertation. Increment(16) was used due to 1.5 N-m instead of 2.
%  pc15xl=100-mag15x(16)/8.373*100;
%  pc15yl=100-mag15y(16)/9.001*100;
%  pc15l=[pc15yl,pc15xl];
%  second l is an L

PC=[pc15;pc1;pc2;pc3;pc4;pc5;pc6;pc13;pc14];
bar(PC)
xticklabels({'Intact','Model 1','Model 2', 'Model 3','Model 4','Model 5','Model 6','Model 13','model 14'})
ylabel('Percent Change')
legend('Height','Width','location','northwest')
title('Absolute Right Hand Foraminal Percent Change Under 2 N-m of lateral bending (5N)')

%% figures
figure(2)

plot((t15-2)*(-2),-1*height15,'b')
hold on
plot((t15-2)*(-2),-1*width15,'-.b')
hold on

plot((t1-2)*(-2),-1*height1,'r')
hold on
plot((t1-2)*(-2),-1*width1,'-.r')
hold on

plot((t2-2)*(-2),-1*height2,'g')
hold on
plot((t2-2)*(-2),-1*width2,'-.g')
hold on

plot((t3-2)*(-2),-1*height3,'c')
hold on
plot((t3-2)*(-2),-1*width3,'-.c')
hold on

plot((t4-2)*(-2),-1*height4,'color',[.49 1 .63])
hold on
plot((t4-2)*(-2),-1*width4,'-.','color',[.49 1 .63])
hold on

plot((t5-2)*(-2),-1*height5,'color',[0.75, 0, 0.75])
hold on
plot((t5-2)*(-2),-1*width5,'-.','color',[0.75, 0, 0.75])
hold on

plot((t6-2)*(-2),-1*height6,'color',[0 0.5 1])
hold on
plot((t6-2)*(-2),-1*width6,'-.','color',[0 0.5 1])
hold on

plot((t13-2)*(-2),-1*height13,'color',[0.2 0 0])
hold on
plot((t13-2)*(-2),-1*width13,'-.','color',[0.2 0 0])
hold on

plot((t14-2)*(-2),-1*height14,'color',[1 .5 0])
hold on
plot((t14-2)*(-2),-1*width14,'-.','color',[1 .5 0])
hold on

xlabel('Moment (N-m)')
ylabel({'Narrowing/Widening (mm)';'(Positive is Widening, Negative is Narrowing)'})
title('C5-C6 Right Hand Foreman Narrowing/Widening Under 2 N-m of Lateral Bending (5N)')
legend('intact height','intact width','model 1 height', 'model 1 width','model 2 height','model 2 width','model 3 height', 'model 3 width','model 4 height','model 4 width','model 5 height','model 5 width','model 6 height','model 6 width','model 13 height','model 13 width','model 14 height','model 14 width','location','southwest')
